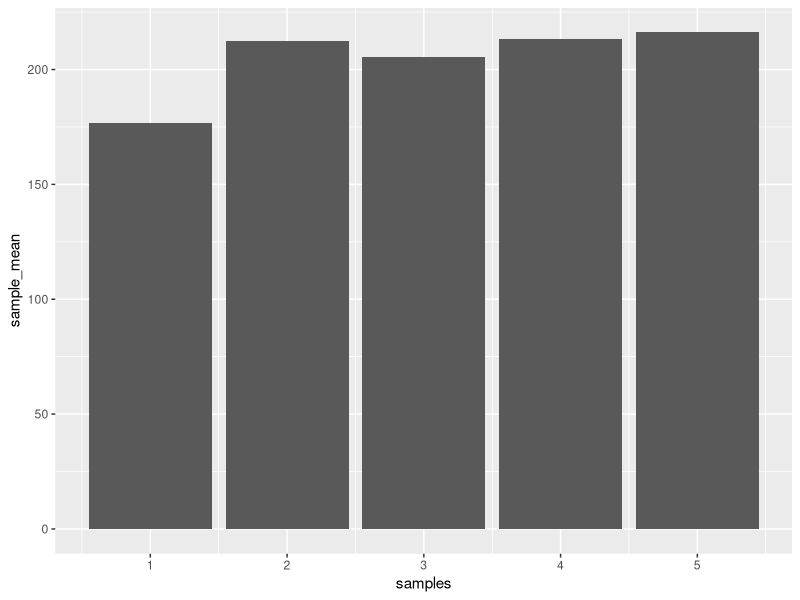
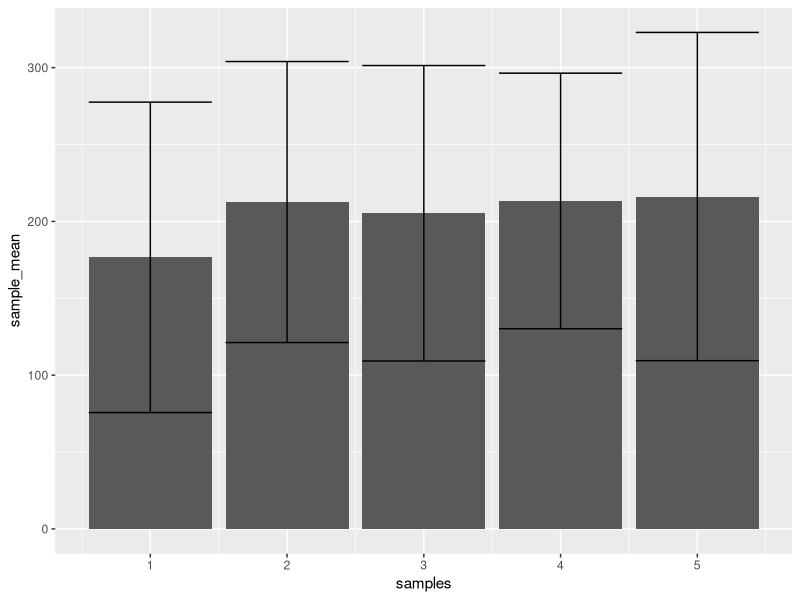
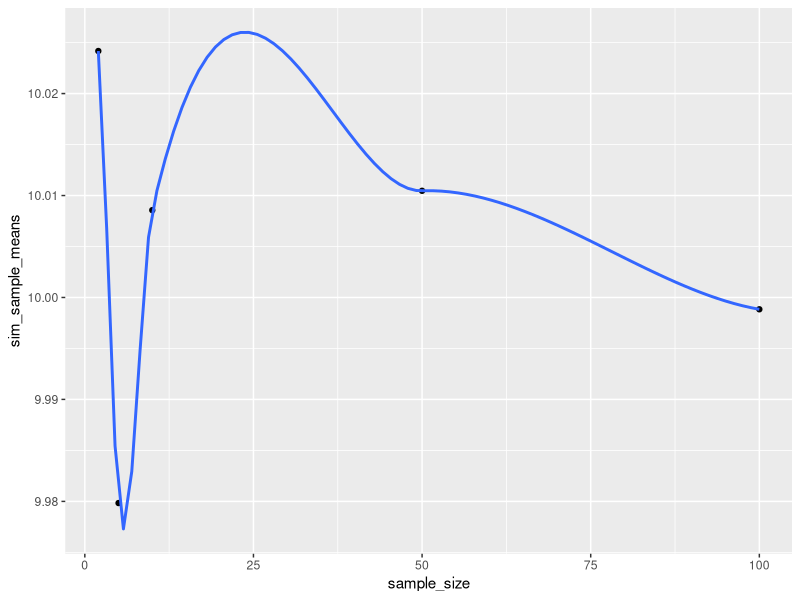

Write R code to recreate these figures, in order. (Note: this script raises an error after producing the figures.)
## ---- chunk 1
library(ggplot2)
library(dplyr)
## ---- chunk 2
observations<-rnorm(25*5, 200,100)
samples <- rep(1:5,each =25)
my_data <- data.frame(samples, observations)

means <- my_data %>%
  group_by(samples) %>%
  summarize(sample_mean = mean(observations), sd=sd(observations))

#sample_means
ggplot(means, aes(x = samples, y =sample_mean))+
  geom_bar(stat="identity")

#error bars added
ggplot(means, aes(x = samples, y =sample_mean))+
  geom_bar(stat="identity")+
  geom_errorbar(aes(ymin=sample_mean-sd, ymax=sample_mean+sd))
## ---- chunk 3
sample_size <- c(2,5,10,50,100)

sim_sample_means <- c()
for(i in 1:length(sample_size)){
  observations <- rnorm(sample_size[i]*10000,10,5)
  samples <- rep(1:10000, each = sample_size[i])
  my_data <- data.frame(samples,observations)
  summarized_data <- my_data %>%
    group_by(samples) %>%
    summarize(sample_means = mean(observations))
  
  sim_sample_means[i] <- mean(summarized_data$sample_means)
}
sim_data <- data.frame(sample_size, sim_sample_means)
ggplot(sim_data, aes(x=sample_size, y=sim_sample_means, group=1))+
  geom_point()+
    geom_smooth()
## ---- chunk 4
true_sd<-function(x){
  sum<-0
  for (i in x){
    sum<-((i-mean(x))^2)+sum
  }
  sqrt(sum/length(x))
}

sim_sample_sd <- c()
sim_sample_N<-c()
for(i in 1:length(sample_sizes)){
  observations <- rnorm(sample_size[i]*10000,10,5)
  samples <- rep(1:10000, each = sample_size[i])
  my_data <- data.frame(samples,observations)
  summarized_data <- my_data %>%
    group_by(samples) %>%
    summarize(sample_sd=sd(observations), sample_N=true_sd(observations))
  
  sim_sample_sd[i] <- mean(summarized_data$sample_sd)
  sim_sample_N[i]<-mean(summarized_data$sample_N)
}
sim_data <- data.frame(sample_size, sim_sample_sd, sim_sample_N)
ggplot(sim_data, aes(x=sample_size, y=sim_sample_sd, group=1))+
  geom_point()+
    geom_line() +
  coord_cartesian(ylim = c(0,10))

ggplot(sim_data, aes(x=sample_size, y=sim_sample_N), group=1)+
  geom_point()+
    geom_line() +
  coord_cartesian(ylim = c(0,10))
  
